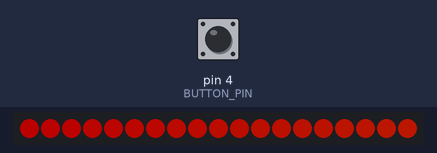
Recording of a sketch running on a simulated Arduino Uno, built with avr-gcc and run on an emulated ATmega328P. Parts: 19 RGB LEDs in strip order, left to right. The test bench sets the inputs (shaded band); at power-on: pin 4 (BUTTON_PIN) LOW. Dim RGB values are drawn brighter than linear.

Above: at 1.2 s.
1.3 s: pin 4 (BUTTON_PIN) pulled HIGH for 0.25 s
At 2.1 s:
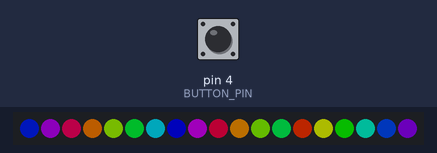
3.0 s: pin 4 (BUTTON_PIN) pulled HIGH for 1 s
At 4.46 s:
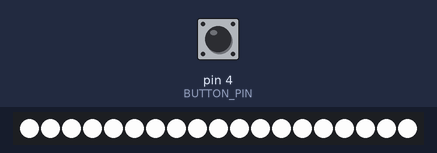
6.4 s: pin 4 (BUTTON_PIN) pulled HIGH for 3.2 s
At 10.1 s:
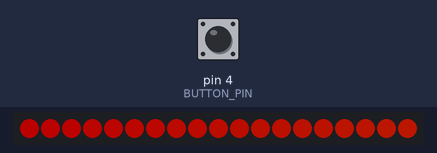
Timing chart, 0 to 11.6 s (numbered marks = the images above; inputs shaded):
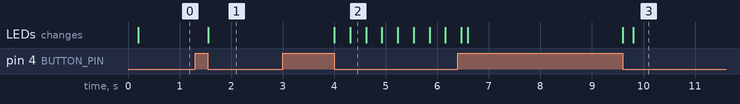

Measured:
- after the input at 1.3 s, the LEDs: change after 0.25 s (image 1)
- after the input at 3.0 s, the LEDs: first change after 1.0 s (image 2 shows a later state)

The sketch:

RSButtonRingLightDemo121122.ino
```cpp
// This is a demo that shows that using a button you can switch between multiple functions, and shows off some leds.

#include <Adafruit_NeoPixel.h>

const int NUM_LEDS = 19;
const int BUTTON_PIN = 4;
const int LED_PIN = 7;
const int DELAY = 5;
int mode = 0;

Adafruit_NeoPixel pixels(NUM_LEDS, LED_PIN, NEO_GRBW + NEO_KHZ800);

void setup() {                    // Runs one time at the startup of the board.
  pinMode(BUTTON_PIN, INPUT);        // Sets BUT_PIN to an input pin and uses the internal 10k pullup resistor for 5v button signal.
  pixels.begin();                 // Prepares data pin for output.
  pixels.show();                  // Since no color is set this clears any previous colors.
  pixels.setBrightness(75);      // You can set brightness to any value between 0-255.
}

// loop allows you to press a button and cycle through the different functions you want to have on the device.
void loop() {
  if(readButton(BUTTON_PIN) == 1) {
    mode+=1;
  }
  if(mode >= 3) {
    mode = 0;
  }
  switch(mode) {
    case 0:
      cycleLights();
      break;
    case 1:
      partyLights();
      break;
    case 2:
      cycleBrightness();
      break;
  }
}

// cycleBrightness will cycle through the brightness from 0 to 255, or the lowest to the brightest settings.
void cycleBrightness() {
  int brightness;
  bool increasing;
  for(int i = 0; i < NUM_LEDS; i++) {
    pixels.setPixelColor(i,0,0,0,255);
    if(increasing == true) {
      brightness+=1;
    } else {
      brightness-=1;
    }
    if(brightness == 255) {
      increasing = false;
    } else if(brightness == 0) {
      increasing = true;
    }
    pixels.setBrightness(brightness);
    pixels.show();
    delay(10);
  }
}

// partyLights will cycle thought the HSV spectrum at a high number you pick making it look random.
void partyLights() {
  word color;
  for(int i = 0; i < NUM_LEDS; i++) {
    color+=9525;
    if(i>=13) {
      pixels.setPixelColor(i,pixels.ColorHSV(color));
    } else {
      pixels.setPixelColor(i,pixels.ColorHSV(color-32768));
    }
  }
  pixels.setBrightness(75);
  pixels.show();
  delay(75);
}

// cycleLights will cycle through the colors of the rainbow. It requires values for: number of leds, brightness, and time for delay.
void cycleLights() {
  word color;
  for(int i = 0; i < NUM_LEDS; i++) {
    color+=75;
    pixels.setPixelColor(i,pixels.ColorHSV(color));
    pixels.setBrightness(75);
    pixels.show();
    delay(10);
  }
}

// readButton will read the designated pin and decide if its getting a signal or not. If it is then it will return 1, if not then it will return 0.
int readButton(int pin) {
  bool currentState = digitalRead(pin);
  int state = 0;
  if(currentState == true) {
    state = 1;
    while(digitalRead(pin) == true) {
      // do nothing
    }
  } else {
    state = 0;
  }
  return state;
}
```
